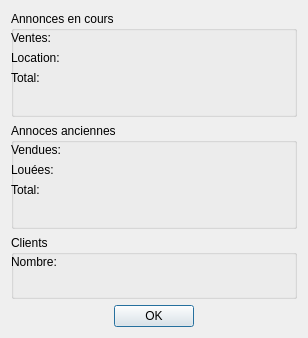
<?xml version="1.0" encoding="UTF-8"?>
<ui version="4.0">
 <class>StatisticDialog</class>
 <widget class="QDialog" name="StatisticDialog">
  <property name="geometry">
   <rect>
    <x>0</x>
    <y>0</y>
    <width>308</width>
    <height>338</height>
   </rect>
  </property>
  <property name="windowTitle">
   <string>Statistiques</string>
  </property>
  <layout class="QVBoxLayout" name="verticalLayout_2">
   <item>
    <widget class="QGroupBox" name="gp_current">
     <property name="sizePolicy">
      <sizepolicy hsizetype="Preferred" vsizetype="Preferred">
       <horstretch>0</horstretch>
       <verstretch>5</verstretch>
      </sizepolicy>
     </property>
     <property name="title">
      <string>Annonces en cours</string>
     </property>
     <widget class="QWidget" name="formLayoutWidget">
      <property name="geometry">
       <rect>
        <x>0</x>
        <y>20</y>
        <width>281</width>
        <height>91</height>
       </rect>
      </property>
      <layout class="QFormLayout" name="formLayout">
       <item row="0" column="0">
        <widget class="QLabel" name="lbl_1">
         <property name="text">
          <string>Ventes: </string>
         </property>
        </widget>
       </item>
       <item row="1" column="0">
        <widget class="QLabel" name="lbl_2">
         <property name="text">
          <string>Location: </string>
         </property>
        </widget>
       </item>
       <item row="2" column="0">
        <widget class="QLabel" name="lbl_3">
         <property name="text">
          <string>Total: </string>
         </property>
        </widget>
       </item>
       <item row="0" column="1">
        <widget class="QLabel" name="lbl_current_sale">
         <property name="text">
          <string/>
         </property>
        </widget>
       </item>
       <item row="1" column="1">
        <widget class="QLabel" name="lbl_current_rent">
         <property name="text">
          <string/>
         </property>
        </widget>
       </item>
       <item row="2" column="1">
        <widget class="QLabel" name="lbl_current_advert">
         <property name="text">
          <string/>
         </property>
        </widget>
       </item>
      </layout>
     </widget>
    </widget>
   </item>
   <item>
    <widget class="QGroupBox" name="gp_last">
     <property name="sizePolicy">
      <sizepolicy hsizetype="Preferred" vsizetype="Preferred">
       <horstretch>0</horstretch>
       <verstretch>5</verstretch>
      </sizepolicy>
     </property>
     <property name="title">
      <string>Annoces anciennes</string>
     </property>
     <widget class="QWidget" name="formLayoutWidget_2">
      <property name="geometry">
       <rect>
        <x>0</x>
        <y>20</y>
        <width>281</width>
        <height>81</height>
       </rect>
      </property>
      <layout class="QFormLayout" name="formLayout_2">
       <item row="0" column="0">
        <widget class="QLabel" name="lbl_4">
         <property name="text">
          <string>Vendues: </string>
         </property>
        </widget>
       </item>
       <item row="1" column="0">
        <widget class="QLabel" name="lbl_5">
         <property name="text">
          <string>Louées: </string>
         </property>
        </widget>
       </item>
       <item row="2" column="0">
        <widget class="QLabel" name="lbl_6">
         <property name="text">
          <string>Total: </string>
         </property>
        </widget>
       </item>
       <item row="0" column="1">
        <widget class="QLabel" name="lbl_last_sale">
         <property name="text">
          <string/>
         </property>
        </widget>
       </item>
       <item row="1" column="1">
        <widget class="QLabel" name="lbl_last_rent">
         <property name="text">
          <string/>
         </property>
        </widget>
       </item>
       <item row="2" column="1">
        <widget class="QLabel" name="lbl_last_advert">
         <property name="text">
          <string/>
         </property>
        </widget>
       </item>
      </layout>
     </widget>
     <zorder>formLayoutWidget_2</zorder>
     <zorder>lbl_current_advert</zorder>
    </widget>
   </item>
   <item>
    <widget class="QGroupBox" name="groupBox_2">
     <property name="sizePolicy">
      <sizepolicy hsizetype="Preferred" vsizetype="Preferred">
       <horstretch>0</horstretch>
       <verstretch>3</verstretch>
      </sizepolicy>
     </property>
     <property name="title">
      <string>Clients</string>
     </property>
     <widget class="QWidget" name="formLayoutWidget_3">
      <property name="geometry">
       <rect>
        <x>0</x>
        <y>20</y>
        <width>271</width>
        <height>31</height>
       </rect>
      </property>
      <layout class="QFormLayout" name="formLayout_3">
       <item row="0" column="0">
        <widget class="QLabel" name="lbl">
         <property name="text">
          <string>Nombre: </string>
         </property>
        </widget>
       </item>
       <item row="0" column="1">
        <widget class="QLabel" name="lbl_nb_client">
         <property name="text">
          <string/>
         </property>
        </widget>
       </item>
      </layout>
     </widget>
    </widget>
   </item>
   <item>
    <widget class="QDialogButtonBox" name="buttonBox">
     <property name="orientation">
      <enum>Qt::Horizontal</enum>
     </property>
     <property name="standardButtons">
      <set>QDialogButtonBox::Ok</set>
     </property>
     <property name="centerButtons">
      <bool>true</bool>
     </property>
    </widget>
   </item>
  </layout>
 </widget>
 <resources/>
 <connections>
  <connection>
   <sender>buttonBox</sender>
   <signal>accepted()</signal>
   <receiver>StatisticDialog</receiver>
   <slot>accept()</slot>
   <hints>
    <hint type="sourcelabel">
     <x>248</x>
     <y>254</y>
    </hint>
    <hint type="destinationlabel">
     <x>157</x>
     <y>274</y>
    </hint>
   </hints>
  </connection>
  <connection>
   <sender>buttonBox</sender>
   <signal>rejected()</signal>
   <receiver>StatisticDialog</receiver>
   <slot>reject()</slot>
   <hints>
    <hint type="sourcelabel">
     <x>316</x>
     <y>260</y>
    </hint>
    <hint type="destinationlabel">
     <x>286</x>
     <y>274</y>
    </hint>
   </hints>
  </connection>
 </connections>
</ui>
